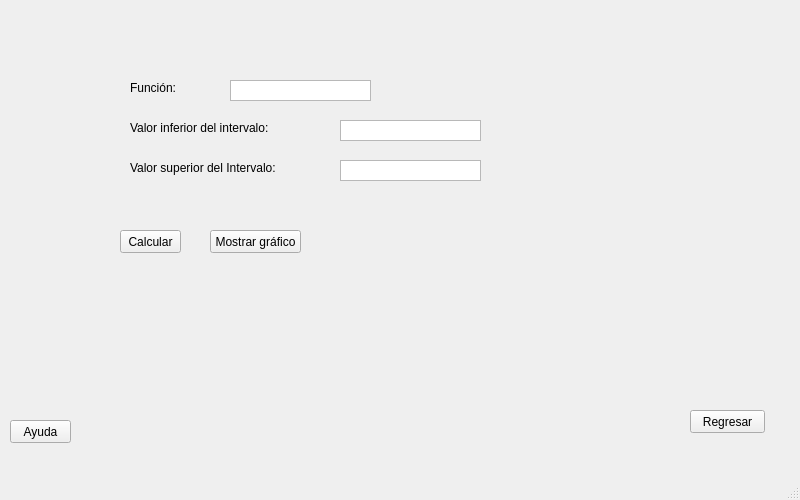
<?xml version="1.0" encoding="UTF-8"?>
<ui version="4.0">
 <class>MainWindow</class>
 <widget class="QMainWindow" name="MainWindow">
  <property name="geometry">
   <rect>
    <x>0</x>
    <y>0</y>
    <width>800</width>
    <height>500</height>
   </rect>
  </property>
  <property name="windowTitle">
   <string>MainWindow</string>
  </property>
  <widget class="QWidget" name="centralwidget">
   <widget class="QPushButton" name="botonRegresar">
    <property name="geometry">
     <rect>
      <x>690</x>
      <y>410</y>
      <width>75</width>
      <height>23</height>
     </rect>
    </property>
    <property name="text">
     <string>Regresar</string>
    </property>
   </widget>
   <widget class="QLabel" name="labelValorInf">
    <property name="geometry">
     <rect>
      <x>130</x>
      <y>120</y>
      <width>161</width>
      <height>16</height>
     </rect>
    </property>
    <property name="text">
     <string>Valor inferior del intervalo:</string>
    </property>
   </widget>
   <widget class="QTextEdit" name="textValorInf">
    <property name="geometry">
     <rect>
      <x>340</x>
      <y>120</y>
      <width>141</width>
      <height>21</height>
     </rect>
    </property>
    <property name="verticalScrollBarPolicy">
     <enum>Qt::ScrollBarAlwaysOff</enum>
    </property>
   </widget>
   <widget class="QPushButton" name="botonCalcular">
    <property name="geometry">
     <rect>
      <x>120</x>
      <y>230</y>
      <width>61</width>
      <height>23</height>
     </rect>
    </property>
    <property name="text">
     <string>Calcular</string>
    </property>
   </widget>
   <widget class="QPushButton" name="botonGrafico">
    <property name="geometry">
     <rect>
      <x>210</x>
      <y>230</y>
      <width>91</width>
      <height>23</height>
     </rect>
    </property>
    <property name="text">
     <string>Mostrar gráfico</string>
    </property>
   </widget>
   <widget class="QLabel" name="labelFuncion">
    <property name="geometry">
     <rect>
      <x>130</x>
      <y>80</y>
      <width>61</width>
      <height>16</height>
     </rect>
    </property>
    <property name="text">
     <string>Función:</string>
    </property>
   </widget>
   <widget class="QTextEdit" name="textFuncion">
    <property name="geometry">
     <rect>
      <x>230</x>
      <y>80</y>
      <width>141</width>
      <height>21</height>
     </rect>
    </property>
    <property name="verticalScrollBarPolicy">
     <enum>Qt::ScrollBarAlwaysOff</enum>
    </property>
   </widget>
   <widget class="QPushButton" name="botonAyuda">
    <property name="geometry">
     <rect>
      <x>10</x>
      <y>420</y>
      <width>61</width>
      <height>23</height>
     </rect>
    </property>
    <property name="text">
     <string>Ayuda</string>
    </property>
   </widget>
   <widget class="QLabel" name="labelValorSup">
    <property name="geometry">
     <rect>
      <x>130</x>
      <y>160</y>
      <width>171</width>
      <height>16</height>
     </rect>
    </property>
    <property name="text">
     <string>Valor superior del Intervalo:</string>
    </property>
   </widget>
   <widget class="QLabel" name="labelResultado">
    <property name="geometry">
     <rect>
      <x>550</x>
      <y>130</y>
      <width>181</width>
      <height>31</height>
     </rect>
    </property>
    <property name="text">
     <string/>
    </property>
   </widget>
   <widget class="QTextEdit" name="textValorInf">
    <property name="geometry">
     <rect>
      <x>340</x>
      <y>160</y>
      <width>141</width>
      <height>21</height>
     </rect>
    </property>
    <property name="verticalScrollBarPolicy">
     <enum>Qt::ScrollBarAlwaysOff</enum>
    </property>
   </widget>
  </widget>
  <widget class="QMenuBar" name="menubar">
   <property name="geometry">
    <rect>
     <x>0</x>
     <y>0</y>
     <width>800</width>
     <height>21</height>
    </rect>
   </property>
  </widget>
  <widget class="QStatusBar" name="statusbar"/>
 </widget>
 <resources/>
 <connections/>
</ui>
